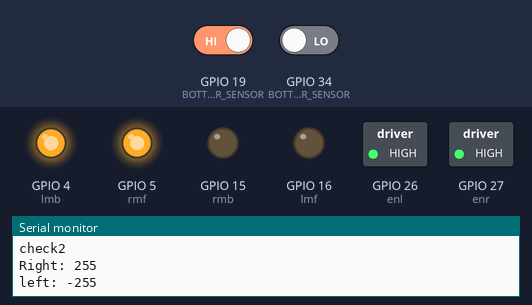
Bench run of a sketch on a simulated ESP32. On the bench: switched loads named in the sketch (green lamp = pin HIGH), output pins drawn as LEDs (lit = HIGH), the last lines printed to the serial monitor. The test bench sets the inputs (shaded band); at power-on: GPIO 19 (BOTTOM_RIGHT_IR_SENSOR) HIGH, GPIO 34 (BOTTOM_LEFT_IR_SENSOR) LOW.

Above: at 1.2 s.
1.3 s: GPIO 19 (BOTTOM_RIGHT_IR_SENSOR) driven LOW
At 2.3 s:
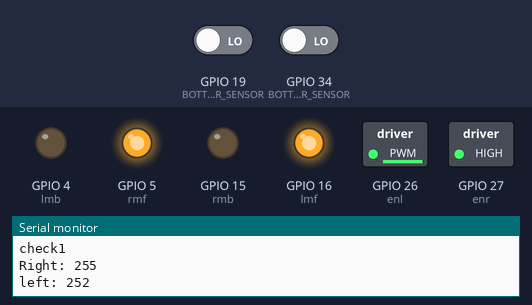
2.8 s: GPIO 34 (BOTTOM_LEFT_IR_SENSOR) driven HIGH
At 3.7 s:
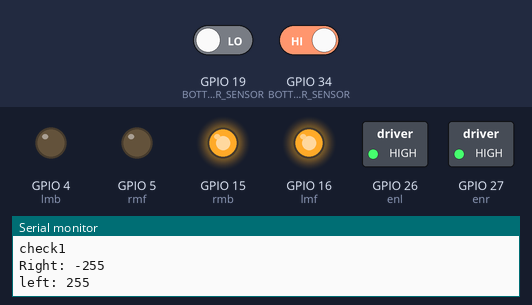
4.3 s: GPIO 19 (BOTTOM_RIGHT_IR_SENSOR) driven HIGH
At 4.8 s:
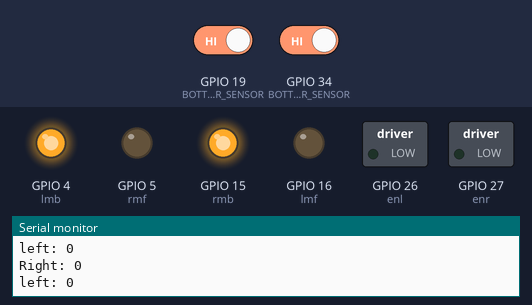
5.8 s: GPIO 34 (BOTTOM_LEFT_IR_SENSOR) driven LOW
At 7.0 s:
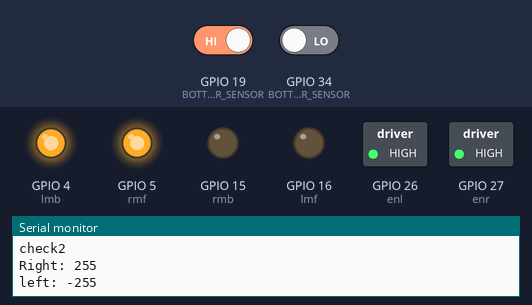
Timing chart, 0 to 8.3 s (numbered marks = the images above; inputs shaded):
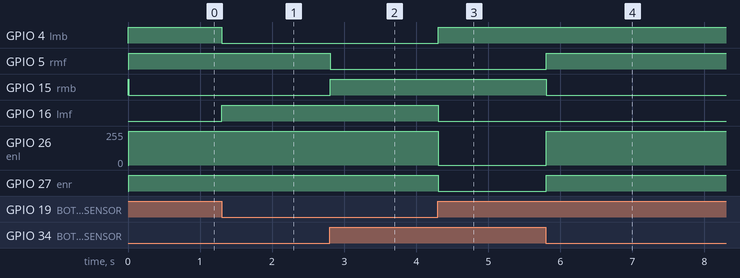

The sketch:

main_test_double.ino
```cpp
#define BOTTOM_RIGHT_IR_SENSOR 19
#define BOTTOM_LEFT_IR_SENSOR 34
#define SPEED_OFFSET 3
//MOTOR SPEED
int MOTOR_SPEED = 255;

int rmf = 5;
int rmb = 15;
int lmf = 16;
int lmb = 4;
int enr = 27;
int enl = 26;

void setup()
{
    Serial.begin(115200);
    pinMode(rmf, OUTPUT);
    pinMode(rmb, OUTPUT);
    pinMode(lmf, OUTPUT);
    pinMode(lmb, OUTPUT);
    pinMode(enl, OUTPUT);
    pinMode(enr, OUTPUT);

    pinMode(BOTTOM_RIGHT_IR_SENSOR, INPUT);
    pinMode(BOTTOM_LEFT_IR_SENSOR, INPUT);
    rotateMotor(0,0);
}


void loop()
{

  delay(10);//sampling  time
  int bottomrightIRSensorValue = digitalRead(BOTTOM_RIGHT_IR_SENSOR);
  int bottomleftIRSensorValue = digitalRead(BOTTOM_LEFT_IR_SENSOR);

  //If none of the sensors detects black line, then go straight
  if (bottomrightIRSensorValue == LOW && bottomleftIRSensorValue == LOW)
  {
    Serial.println("check1");
    rotateMotor(MOTOR_SPEED, MOTOR_SPEED-SPEED_OFFSET);
  }
  //If right sensor detects black line, then turn right
  else if (bottomrightIRSensorValue == HIGH && bottomleftIRSensorValue == LOW )
  {
      Serial.println("check2");
      rotateMotor(MOTOR_SPEED, -MOTOR_SPEED);
  }
  //If left sensor detects black line, then turn left
  else if (bottomrightIRSensorValue == LOW && bottomleftIRSensorValue == HIGH )
  {
      Serial.println("check1");
      rotateMotor(-MOTOR_SPEED, MOTOR_SPEED);
  }
  //If both the sensors detect black line, then stop
  else
  {
    rotateMotor(0, 0);
  }
}


void rotateMotor(int right, int left)
    {
      Serial.print("Right: ");
      Serial.println(right);
      Serial.print("left: ");
      Serial.println(left);
        if (right > 0)
            {
                analogWrite(enr, right);
                digitalWrite(rmf, HIGH);
                digitalWrite(rmb, 0);
            }
        else
            {
                analogWrite(enr, abs(right));
                digitalWrite(rmf, LOW);
                digitalWrite(rmb, HIGH);
            }

        if (left > 0)
            {
                analogWrite(enl, left);
                digitalWrite(lmf, HIGH);
                digitalWrite(lmb, LOW);
            }
        else
            {
                analogWrite(enl, abs(left));
                digitalWrite(lmf, LOW);
                digitalWrite(lmb, HIGH);
            }
    }
```

Measured:
- after the input at 1.3 s, GPIO 4 (lmb): HIGH → LOW at once; GPIO 16 (lmf): LOW → HIGH at once; GPIO 26 (enl): 255/255 → 252/255 at once
- after the input at 2.8 s, GPIO 5 (rmf): HIGH → LOW at once; GPIO 15 (rmb): LOW → HIGH at once; GPIO 26 (enl): 252/255 → 255/255 at once
- after the input at 4.3 s, GPIO 4 (lmb): LOW → HIGH at once; GPIO 16 (lmf), GPIO 27 (enr): HIGH → LOW at once; GPIO 26 (enl): 255/255 → 0/255 at once
- after the input at 5.8 s, GPIO 5 (rmf), GPIO 27 (enr): LOW → HIGH at once; GPIO 15 (rmb): HIGH → LOW at once; GPIO 26 (enl): 0/255 → 255/255 at once
